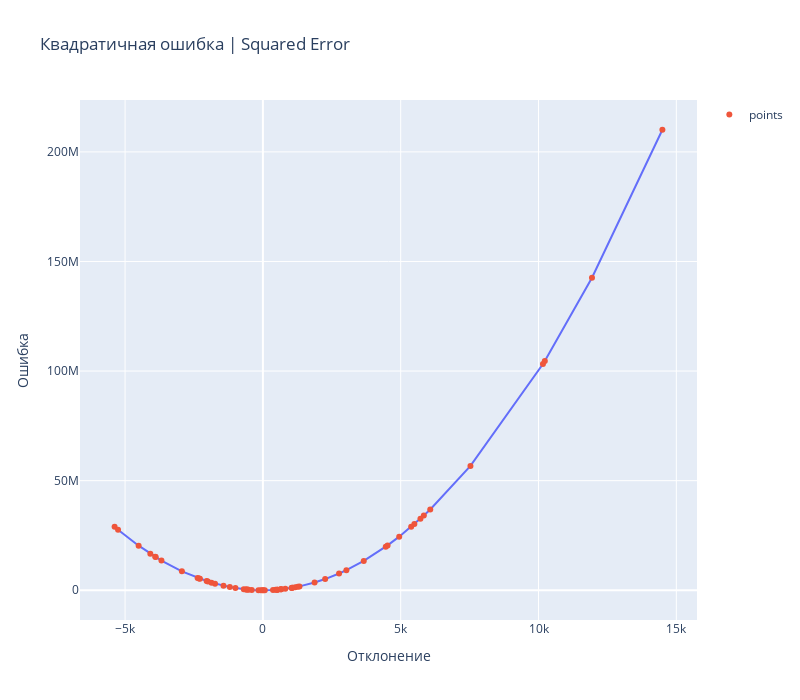

Notebook code cell kept with this figure:
### Markdown cell above
## Среднеквадратичная ошибка | Mean Squared Error | MSE
$$ MSE = \frac{1}{n}\sum_{i=1}^{n} (y_i - \hat{y}_i)^2$$

$MSE$ — одна из самых популярных метрик для регрессионных моделей. Она измеряет средний квадрат разницы между реальными значениями $y_i$ и предсказаниями $\hat{y}_i$.

Интуитивно, $MSE$ показывает, как сильно в среднем ошибается модель. Давай взглянем на вид функциональной зависимсоти ошибки. Ну так как это квадратичная ошибка, то график должен быть похож на параболу

### Code cell
import plotly.express as px

# ошибки
error = metrics_results['error']
squared_error = metrics_results['error'] ** 2

# сортировка чтобы красиво отрисовалось
error_df = pd.DataFrame({
    "error": error,
    "squared_error": squared_error
}).sort_values("error")

fig = px.line(
    error_df,
    x="error",
    y="squared_error",
    title="Mean Squared Error",
    labels={"error": "Отклонение", "squared_error": "Ошибка"}
)

fig.add_scatter(
    x=error_df["error"], y=error_df["squared_error"], mode="markers", name="points"
)

fig.update_layout(
    height=700, width=800,
    title_text="Квадратичная ошибка | Squared Error",
    showlegend=True
)
